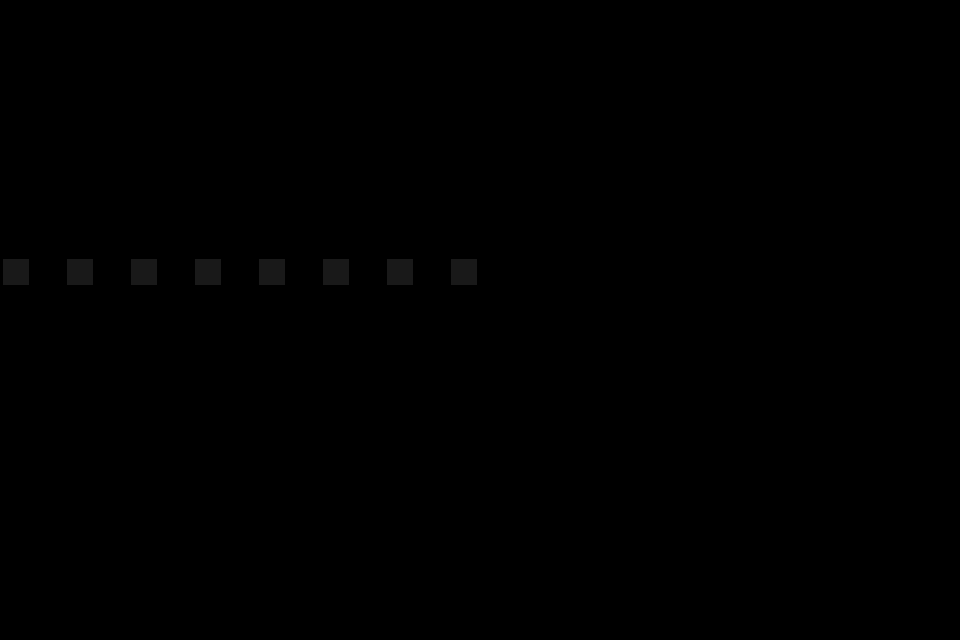

A level layout from a 2D game, rendered from its tile map. Below: a short description, then the map file with tile-grid data replaced by summaries:
An orthogonal 30x20 tile map with 32x32 px tiles, 1 tile layer (wall) and 17 objects.

<map version="1.0" orientation="orthogonal" renderorder="right-down" width="30" height="20" tilewidth="32" tileheight="32">
 <tileset firstgid="1" name="float" tilewidth="32" tileheight="32">
  <image source="Textuer/float.png" width="32" height="32" />
 </tileset>
 <layer name="wall" width="30" height="20" opacity="0.1">
  <data>[600 cells, 8 non-empty, 1 distinct tile ids]</data>
 </layer>
 <objectgroup name="rolling">
  <object x="320" y="192">
   <ellipse />
  </object>
  <object x="320" y="64">
   <ellipse />
  </object>
 </objectgroup>
 <objectgroup name="collision">
  <object x="0" y="288" width="32" height="32" />
  <object x="32" y="288" width="32" height="32" />
  <object x="64" y="288" width="32" height="32" />
  <object x="96" y="288" width="32" height="32" />
  <object x="128" y="288" width="32" height="32" />
  <object x="160" y="288" width="32" height="32" />
  <object x="192" y="288" width="32" height="32" />
  <object x="224" y="288" width="32" height="32" />
  <object x="256" y="288" width="32" height="32" />
  <object x="288" y="288" width="32" height="32" />
  <object x="320" y="288" width="32" height="32" />
  <object x="352" y="288" width="32" height="32" />
  <object x="384" y="288" width="32" height="32" />
  <object x="416" y="288" width="32" height="32" />
  <object x="448" y="288" width="32" height="32" />
 </objectgroup>
</map>
